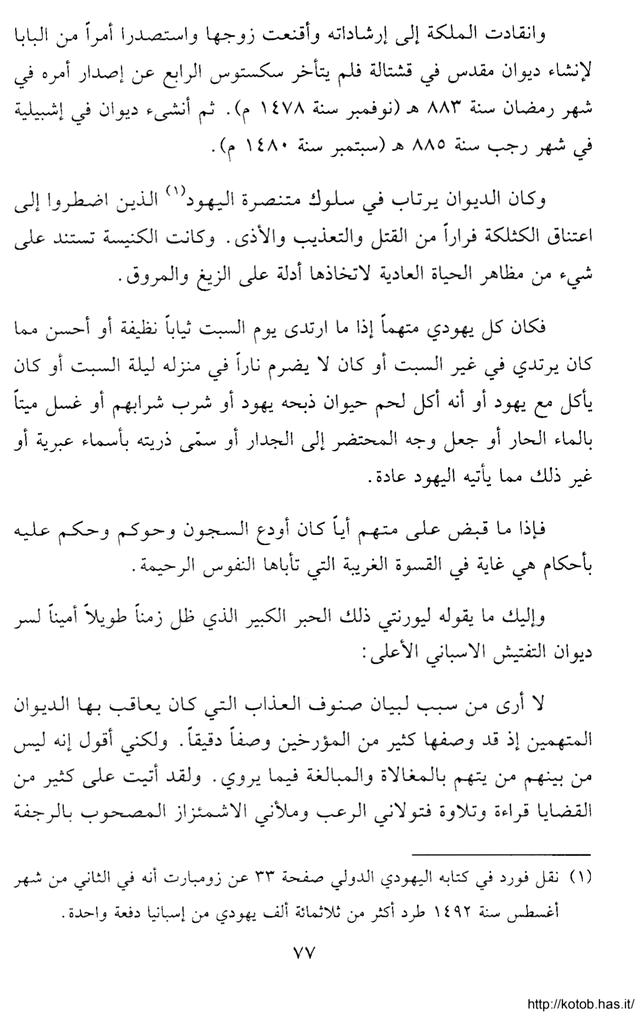
#> input picture sample_page.jpg, 643 x 1024 px
$ python -i ops.py   (imports and definitions only)
#> lines starting #> are read from the running program, lines starting #| are printed output that depends on the picture; after the words box and inside, x2 and y2 are one past the last pixel; in counts of white or black regions, pixels touching at a corner belong together
#> further down, picture is the input picture: shape (1024, 643); min 0, max 255, mean 243.8
"""Pure image operations on grayscale numpy arrays (uint8, white background).

Every function takes and returns an ndarray so they compose freely and are
trivially unit-testable.
"""

from __future__ import annotations

import math

import cv2
import numpy as np
from PIL import Image


# [4 lines left out: function from_pil, not called in this run]


def to_pil(arr: np.ndarray) -> Image.Image:
    return Image.fromarray(arr, mode="L")


def deskew(gray: np.ndarray, max_angle: float = 5.0) -> np.ndarray:
    """Estimate skew from the ink pixels and rotate upright (capped at ±max_angle)."""
#> called with max_angle = 5
    # Ink mask: dark pixels on light paper.
    _, mask = cv2.threshold(gray, 0, 255, cv2.THRESH_BINARY_INV + cv2.THRESH_OTSU)
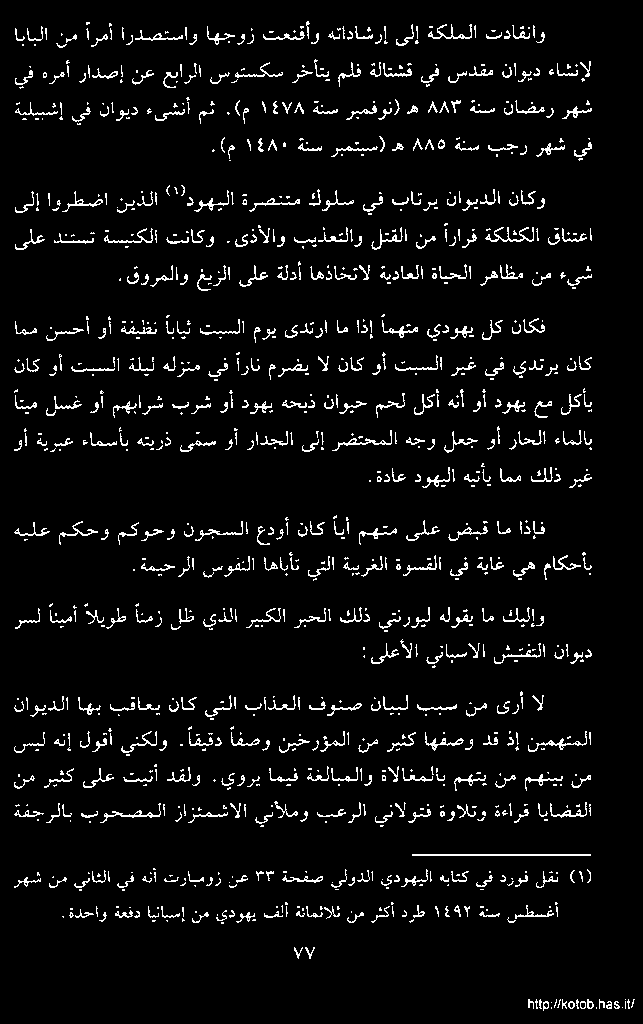
#> mask: shape (1024, 643); 5.1% white in thin lines or dots
    coords = cv2.findNonZero(mask)
#> coords = contour of 33760 points, box (x1, y1, x2, y2) (14, 21, 635, 1011), area 95072
    if coords is None or len(coords) < 100:
        return gray
    rect = cv2.minAreaRect(coords)
#> rect = ((324, 515.5), (989, 620), -90)
    angle = rect[2]
#> angle = -90
    # minAreaRect angles are in [-90, 0); map to the smallest rotation.
    if angle < -45:
        angle += 90
#> angle = 0
    if abs(angle) < 0.05 or abs(angle) > max_angle:
        return gray
    h, w = gray.shape
    matrix = cv2.getRotationMatrix2D((w / 2, h / 2), angle, 1.0)
    return cv2.warpAffine(
        gray, matrix, (w, h), flags=cv2.INTER_LINEAR,
        borderMode=cv2.BORDER_CONSTANT, borderValue=255,
    )


def denoise(gray: np.ndarray, strength: int = 8) -> np.ndarray:
    return cv2.fastNlMeansDenoising(gray, None, h=strength, templateWindowSize=7, searchWindowSize=21)


def denoise_fast(gray: np.ndarray) -> np.ndarray:
    return cv2.medianBlur(gray, 3)


def clahe(gray: np.ndarray, clip: float = 2.0, tile: int = 8) -> np.ndarray:
    return cv2.createCLAHE(clipLimit=clip, tileGridSize=(tile, tile)).apply(gray)


# [17 lines left out: function sauvola, not called in this run]


def otsu(gray: np.ndarray) -> np.ndarray:
    _, out = cv2.threshold(gray, 0, 255, cv2.THRESH_BINARY + cv2.THRESH_OTSU)
    return out


# [85 lines left out: functions autocrop, upscale_if_small, estimate_line_height, scale_to_device, not called in this run]

>>> import cv2
>>> picture = cv2.imread('../../../sample_page.jpg', cv2.IMREAD_GRAYSCALE)
>>> result = deskew(picture)
